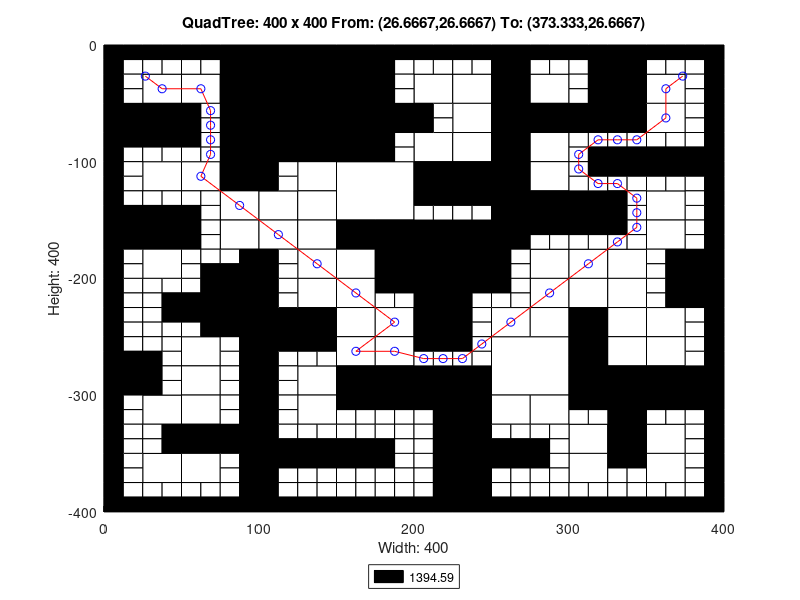

Recreate this plot in MATLAB.
axis([0 400 -400 0]);
title('QuadTree: 400 x 400 From: (26.6667,26.6667) To: (373.333,26.6667)');
xlabel('Width: 400');
ylabel('Height: 400');
rectangle('Position',[100 -50 50 50], 'FaceColor',[0 0 0]);
rectangle('Position',[100 -100 50 50], 'FaceColor',[0 0 0]);
rectangle('Position',[150 -150 50 50], 'FaceColor',[1 1 1]);
rectangle('Position',[200 -200 50 50], 'FaceColor',[0 0 0]);
rectangle('Position',[250 -300 50 50], 'FaceColor',[1 1 1]);
rectangle('Position',[25 -50 25 25], 'FaceColor',[1 1 1]);
rectangle('Position',[75 -25 25 25], 'FaceColor',[0 0 0]);
rectangle('Position',[50 -50 25 25], 'FaceColor',[1 1 1]);
rectangle('Position',[75 -50 25 25], 'FaceColor',[0 0 0]);
rectangle('Position',[0 -75 25 25], 'FaceColor',[0 0 0]);
rectangle('Position',[25 -75 25 25], 'FaceColor',[0 0 0]);
rectangle('Position',[75 -75 25 25], 'FaceColor',[0 0 0]);
rectangle('Position',[75 -100 25 25], 'FaceColor',[0 0 0]);
rectangle('Position',[150 -25 25 25], 'FaceColor',[0 0 0]);
rectangle('Position',[150 -50 25 25], 'FaceColor',[0 0 0]);
rectangle('Position',[150 -75 25 25], 'FaceColor',[0 0 0]);
rectangle('Position',[175 -75 25 25], 'FaceColor',[0 0 0]);
rectangle('Position',[150 -100 25 25], 'FaceColor',[0 0 0]);
rectangle('Position',[25 -125 25 25], 'FaceColor',[1 1 1]);
rectangle('Position',[50 -125 25 25], 'FaceColor',[1 1 1]);
rectangle('Position',[75 -125 25 25], 'FaceColor',[0 0 0]);
rectangle('Position',[75 -150 25 25], 'FaceColor',[1 1 1]);
rectangle('Position',[0 -175 25 25], 'FaceColor',[0 0 0]);
rectangle('Position',[25 -175 25 25], 'FaceColor',[0 0 0]);
rectangle('Position',[25 -200 25 25], 'FaceColor',[1 1 1]);
rectangle('Position',[75 -175 25 25], 'FaceColor',[1 1 1]);
rectangle('Position',[125 -125 25 25], 'FaceColor',[1 1 1]);
rectangle('Position',[100 -150 25 25], 'FaceColor',[1 1 1]);
rectangle('Position',[125 -150 25 25], 'FaceColor',[1 1 1]);
rectangle('Position',[100 -175 25 25], 'FaceColor',[1 1 1]);
rectangle('Position',[125 -175 25 25], 'FaceColor',[1 1 1]);
rectangle('Position',[125 -200 25 25], 'FaceColor',[1 1 1]);
rectangle('Position',[150 -175 25 25], 'FaceColor',[0 0 0]);
rectangle('Position',[175 -175 25 25], 'FaceColor',[0 0 0]);
rectangle('Position',[150 -200 25 25], 'FaceColor',[1 1 1]);
rectangle('Position',[175 -200 25 25], 'FaceColor',[0 0 0]);
rectangle('Position',[200 -50 25 25], 'FaceColor',[1 1 1]);
rectangle('Position',[225 -50 25 25], 'FaceColor',[1 1 1]);
rectangle('Position',[250 -25 25 25], 'FaceColor',[0 0 0]);
rectangle('Position',[250 -50 25 25], 'FaceColor',[0 0 0]);
rectangle('Position',[275 -50 25 25], 'FaceColor',[1 1 1]);
rectangle('Position',[225 -75 25 25], 'FaceColor',[1 1 1]);
rectangle('Position',[200 -100 25 25], 'FaceColor',[1 1 1]);
rectangle('Position',[225 -100 25 25], 'FaceColor',[1 1 1]);
rectangle('Position',[250 -75 25 25], 'FaceColor',[0 0 0]);
rectangle('Position',[275 -75 25 25], 'FaceColor',[0 0 0]);
rectangle('Position',[250 -100 25 25], 'FaceColor',[0 0 0]);
rectangle('Position',[275 -100 25 25], 'FaceColor',[1 1 1]);
rectangle('Position',[325 -25 25 25], 'FaceColor',[0 0 0]);
rectangle('Position',[325 -50 25 25], 'FaceColor',[0 0 0]);
rectangle('Position',[350 -50 25 25], 'FaceColor',[1 1 1]);
rectangle('Position',[300 -75 25 25], 'FaceColor',[0 0 0]);
rectangle('Position',[325 -75 25 25], 'FaceColor',[0 0 0]);
rectangle('Position',[350 -75 25 25], 'FaceColor',[1 1 1]);
rectangle('Position',[200 -125 25 25], 'FaceColor',[0 0 0]);
rectangle('Position',[225 -125 25 25], 'FaceColor',[0 0 0]);
rectangle('Position',[250 -125 25 25], 'FaceColor',[0 0 0]);
rectangle('Position',[275 -125 25 25], 'FaceColor',[1 1 1]);
rectangle('Position',[250 -150 25 25], 'FaceColor',[0 0 0]);
rectangle('Position',[275 -150 25 25], 'FaceColor',[0 0 0]);
rectangle('Position',[250 -175 25 25], 'FaceColor',[0 0 0]);
rectangle('Position',[275 -200 25 25], 'FaceColor',[1 1 1]);
rectangle('Position',[300 -150 25 25], 'FaceColor',[0 0 0]);
rectangle('Position',[350 -150 25 25], 'FaceColor',[1 1 1]);
rectangle('Position',[300 -200 25 25], 'FaceColor',[1 1 1]);
rectangle('Position',[325 -200 25 25], 'FaceColor',[1 1 1]);
rectangle('Position',[350 -175 25 25], 'FaceColor',[1 1 1]);
rectangle('Position',[375 -200 25 25], 'FaceColor',[0 0 0]);
rectangle('Position',[75 -225 25 25], 'FaceColor',[0 0 0]);
rectangle('Position',[75 -250 25 25], 'FaceColor',[0 0 0]);
rectangle('Position',[0 -300 25 25], 'FaceColor',[0 0 0]);
rectangle('Position',[50 -275 25 25], 'FaceColor',[1 1 1]);
rectangle('Position',[50 -300 25 25], 'FaceColor',[1 1 1]);
rectangle('Position',[125 -225 25 25], 'FaceColor',[1 1 1]);
rectangle('Position',[100 -250 25 25], 'FaceColor',[0 0 0]);
rectangle('Position',[125 -250 25 25], 'FaceColor',[0 0 0]);
rectangle('Position',[150 -225 25 25], 'FaceColor',[1 1 1]);
rectangle('Position',[150 -250 25 25], 'FaceColor',[1 1 1]);
rectangle('Position',[175 -250 25 25], 'FaceColor',[1 1 1]);
rectangle('Position',[125 -300 25 25], 'FaceColor',[1 1 1]);
rectangle('Position',[150 -275 25 25], 'FaceColor',[1 1 1]);
rectangle('Position',[175 -275 25 25], 'FaceColor',[1 1 1]);
rectangle('Position',[150 -300 25 25], 'FaceColor',[0 0 0]);
rectangle('Position',[175 -300 25 25], 'FaceColor',[0 0 0]);
rectangle('Position',[25 -325 25 25], 'FaceColor',[1 1 1]);
rectangle('Position',[50 -325 25 25], 'FaceColor',[1 1 1]);
rectangle('Position',[50 -350 25 25], 'FaceColor',[0 0 0]);
rectangle('Position',[75 -350 25 25], 'FaceColor',[0 0 0]);
rectangle('Position',[25 -375 25 25], 'FaceColor',[1 1 1]);
rectangle('Position',[50 -375 25 25], 'FaceColor',[1 1 1]);
rectangle('Position',[125 -325 25 25], 'FaceColor',[1 1 1]);
rectangle('Position',[200 -225 25 25], 'FaceColor',[0 0 0]);
rectangle('Position',[200 -250 25 25], 'FaceColor',[0 0 0]);
rectangle('Position',[275 -225 25 25], 'FaceColor',[1 1 1]);
rectangle('Position',[250 -250 25 25], 'FaceColor',[1 1 1]);
rectangle('Position',[275 -250 25 25], 'FaceColor',[1 1 1]);
rectangle('Position',[200 -300 25 25], 'FaceColor',[0 0 0]);
rectangle('Position',[225 -300 25 25], 'FaceColor',[0 0 0]);
rectangle('Position',[300 -225 25 25], 'FaceColor',[1 1 1]);
rectangle('Position',[325 -225 25 25], 'FaceColor',[1 1 1]);
rectangle('Position',[300 -250 25 25], 'FaceColor',[0 0 0]);
rectangle('Position',[325 -250 25 25], 'FaceColor',[1 1 1]);
rectangle('Position',[375 -225 25 25], 'FaceColor',[0 0 0]);
rectangle('Position',[350 -250 25 25], 'FaceColor',[1 1 1]);
rectangle('Position',[300 -275 25 25], 'FaceColor',[0 0 0]);
rectangle('Position',[325 -275 25 25], 'FaceColor',[1 1 1]);
rectangle('Position',[300 -300 25 25], 'FaceColor',[0 0 0]);
rectangle('Position',[325 -300 25 25], 'FaceColor',[0 0 0]);
rectangle('Position',[350 -275 25 25], 'FaceColor',[1 1 1]);
rectangle('Position',[350 -300 25 25], 'FaceColor',[0 0 0]);
rectangle('Position',[375 -300 25 25], 'FaceColor',[0 0 0]);
rectangle('Position',[225 -325 25 25], 'FaceColor',[0 0 0]);
rectangle('Position',[225 -350 25 25], 'FaceColor',[0 0 0]);
rectangle('Position',[250 -325 25 25], 'FaceColor',[1 1 1]);
rectangle('Position',[275 -325 25 25], 'FaceColor',[1 1 1]);
rectangle('Position',[225 -375 25 25], 'FaceColor',[0 0 0]);
rectangle('Position',[225 -400 25 25], 'FaceColor',[0 0 0]);
rectangle('Position',[325 -325 25 25], 'FaceColor',[0 0 0]);
rectangle('Position',[300 -350 25 25], 'FaceColor',[1 1 1]);
rectangle('Position',[325 -350 25 25], 'FaceColor',[0 0 0]);
rectangle('Position',[350 -350 25 25], 'FaceColor',[1 1 1]);
rectangle('Position',[300 -375 25 25], 'FaceColor',[1 1 1]);
rectangle('Position',[350 -375 25 25], 'FaceColor',[1 1 1]);
rectangle('Position',[0 -12.5 12.5 12.5], 'FaceColor',[0 0 0]);
rectangle('Position',[12.5 -12.5 12.5 12.5], 'FaceColor',[0 0 0]);
rectangle('Position',[0 -25 12.5 12.5], 'FaceColor',[0 0 0]);
rectangle('Position',[12.5 -25 12.5 12.5], 'FaceColor',[1 1 1]);
rectangle('Position',[25 -12.5 12.5 12.5], 'FaceColor',[0 0 0]);
rectangle('Position',[37.5 -12.5 12.5 12.5], 'FaceColor',[0 0 0]);
rectangle('Position',[25 -25 12.5 12.5], 'FaceColor',[1 1 1]);
rectangle('Position',[37.5 -25 12.5 12.5], 'FaceColor',[1 1 1]);
rectangle('Position',[0 -37.5 12.5 12.5], 'FaceColor',[0 0 0]);
rectangle('Position',[12.5 -37.5 12.5 12.5], 'FaceColor',[1 1 1]);
rectangle('Position',[0 -50 12.5 12.5], 'FaceColor',[0 0 0]);
rectangle('Position',[12.5 -50 12.5 12.5], 'FaceColor',[1 1 1]);
rectangle('Position',[50 -12.5 12.5 12.5], 'FaceColor',[0 0 0]);
rectangle('Position',[62.5 -12.5 12.5 12.5], 'FaceColor',[0 0 0]);
rectangle('Position',[50 -25 12.5 12.5], 'FaceColor',[1 1 1]);
rectangle('Position',[62.5 -25 12.5 12.5], 'FaceColor',[1 1 1]);
rectangle('Position',[0 -87.5 12.5 12.5], 'FaceColor',[0 0 0]);
rectangle('Position',[12.5 -87.5 12.5 12.5], 'FaceColor',[0 0 0]);
rectangle('Position',[0 -100 12.5 12.5], 'FaceColor',[0 0 0]);
rectangle('Position',[12.5 -100 12.5 12.5], 'FaceColor',[1 1 1]);
rectangle('Position',[25 -87.5 12.5 12.5], 'FaceColor',[0 0 0]);
rectangle('Position',[37.5 -87.5 12.5 12.5], 'FaceColor',[0 0 0]);
rectangle('Position',[25 -100 12.5 12.5], 'FaceColor',[1 1 1]);
rectangle('Position',[37.5 -100 12.5 12.5], 'FaceColor',[1 1 1]);
rectangle('Position',[50 -62.5 12.5 12.5], 'FaceColor',[0 0 0]);
rectangle('Position',[62.5 -62.5 12.5 12.5], 'FaceColor',[1 1 1]);
rectangle('Position',[50 -75 12.5 12.5], 'FaceColor',[0 0 0]);
rectangle('Position',[62.5 -75 12.5 12.5], 'FaceColor',[1 1 1]);
rectangle('Position',[50 -87.5 12.5 12.5], 'FaceColor',[0 0 0]);
rectangle('Position',[62.5 -87.5 12.5 12.5], 'FaceColor',[1 1 1]);
rectangle('Position',[50 -100 12.5 12.5], 'FaceColor',[1 1 1]);
rectangle('Position',[62.5 -100 12.5 12.5], 'FaceColor',[1 1 1]);
rectangle('Position',[175 -12.5 12.5 12.5], 'FaceColor',[0 0 0]);
rectangle('Position',[187.5 -12.5 12.5 12.5], 'FaceColor',[0 0 0]);
rectangle('Position',[175 -25 12.5 12.5], 'FaceColor',[0 0 0]);
rectangle('Position',[187.5 -25 12.5 12.5], 'FaceColor',[1 1 1]);
rectangle('Position',[175 -37.5 12.5 12.5], 'FaceColor',[0 0 0]);
rectangle('Position',[187.5 -37.5 12.5 12.5], 'FaceColor',[1 1 1]);
rectangle('Position',[175 -50 12.5 12.5], 'FaceColor',[0 0 0]);
rectangle('Position',[187.5 -50 12.5 12.5], 'FaceColor',[1 1 1]);
rectangle('Position',[175 -87.5 12.5 12.5], 'FaceColor',[0 0 0]);
rectangle('Position',[187.5 -87.5 12.5 12.5], 'FaceColor',[1 1 1]);
rectangle('Position',[175 -100 12.5 12.5], 'FaceColor',[0 0 0]);
rectangle('Position',[187.5 -100 12.5 12.5], 'FaceColor',[1 1 1]);
rectangle('Position',[0 -112.5 12.5 12.5], 'FaceColor',[0 0 0]);
rectangle('Position',[12.5 -112.5 12.5 12.5], 'FaceColor',[1 1 1]);
rectangle('Position',[0 -125 12.5 12.5], 'FaceColor',[0 0 0]);
rectangle('Position',[12.5 -125 12.5 12.5], 'FaceColor',[1 1 1]);
rectangle('Position',[0 -137.5 12.5 12.5], 'FaceColor',[0 0 0]);
rectangle('Position',[12.5 -137.5 12.5 12.5], 'FaceColor',[1 1 1]);
rectangle('Position',[0 -150 12.5 12.5], 'FaceColor',[0 0 0]);
rectangle('Position',[12.5 -150 12.5 12.5], 'FaceColor',[0 0 0]);
rectangle('Position',[25 -137.5 12.5 12.5], 'FaceColor',[1 1 1]);
rectangle('Position',[37.5 -137.5 12.5 12.5], 'FaceColor',[1 1 1]);
rectangle('Position',[25 -150 12.5 12.5], 'FaceColor',[0 0 0]);
rectangle('Position',[37.5 -150 12.5 12.5], 'FaceColor',[0 0 0]);
rectangle('Position',[50 -137.5 12.5 12.5], 'FaceColor',[1 1 1]);
rectangle('Position',[62.5 -137.5 12.5 12.5], 'FaceColor',[1 1 1]);
rectangle('Position',[50 -150 12.5 12.5], 'FaceColor',[0 0 0]);
rectangle('Position',[62.5 -150 12.5 12.5], 'FaceColor',[1 1 1]);
rectangle('Position',[0 -187.5 12.5 12.5], 'FaceColor',[0 0 0]);
rectangle('Position',[12.5 -187.5 12.5 12.5], 'FaceColor',[1 1 1]);
rectangle('Position',[0 -200 12.5 12.5], 'FaceColor',[0 0 0]);
rectangle('Position',[12.5 -200 12.5 12.5], 'FaceColor',[1 1 1]);
rectangle('Position',[50 -162.5 12.5 12.5], 'FaceColor',[0 0 0]);
rectangle('Position',[62.5 -162.5 12.5 12.5], 'FaceColor',[1 1 1]);
rectangle('Position',[50 -175 12.5 12.5], 'FaceColor',[0 0 0]);
rectangle('Position',[62.5 -175 12.5 12.5], 'FaceColor',[1 1 1]);
rectangle('Position',[50 -187.5 12.5 12.5], 'FaceColor',[1 1 1]);
rectangle('Position',[62.5 -187.5 12.5 12.5], 'FaceColor',[1 1 1]);
rectangle('Position',[50 -200 12.5 12.5], 'FaceColor',[1 1 1]);
rectangle('Position',[62.5 -200 12.5 12.5], 'FaceColor',[0 0 0]);
rectangle('Position',[75 -187.5 12.5 12.5], 'FaceColor',[1 1 1]);
rectangle('Position',[87.5 -187.5 12.5 12.5], 'FaceColor',[0 0 0]);
rectangle('Position',[75 -200 12.5 12.5], 'FaceColor',[0 0 0]);
rectangle('Position',[87.5 -200 12.5 12.5], 'FaceColor',[0 0 0]);
rectangle('Position',[100 -112.5 12.5 12.5], 'FaceColor',[0 0 0]);
rectangle('Position',[112.5 -112.5 12.5 12.5], 'FaceColor',[1 1 1]);
rectangle('Position',[100 -125 12.5 12.5], 'FaceColor',[0 0 0]);
rectangle('Position',[112.5 -125 12.5 12.5], 'FaceColor',[1 1 1]);
rectangle('Position',[100 -187.5 12.5 12.5], 'FaceColor',[0 0 0]);
rectangle('Position',[112.5 -187.5 12.5 12.5], 'FaceColor',[1 1 1]);
rectangle('Position',[100 -200 12.5 12.5], 'FaceColor',[0 0 0]);
rectangle('Position',[112.5 -200 12.5 12.5], 'FaceColor',[1 1 1]);
rectangle('Position',[200 -12.5 12.5 12.5], 'FaceColor',[0 0 0]);
rectangle('Position',[212.5 -12.5 12.5 12.5], 'FaceColor',[0 0 0]);
rectangle('Position',[200 -25 12.5 12.5], 'FaceColor',[1 1 1]);
rectangle('Position',[212.5 -25 12.5 12.5], 'FaceColor',[1 1 1]);
rectangle('Position',[225 -12.5 12.5 12.5], 'FaceColor',[0 0 0]);
rectangle('Position',[237.5 -12.5 12.5 12.5], 'FaceColor',[0 0 0]);
rectangle('Position',[225 -25 12.5 12.5], 'FaceColor',[1 1 1]);
rectangle('Position',[237.5 -25 12.5 12.5], 'FaceColor',[1 1 1]);
rectangle('Position',[275 -12.5 12.5 12.5], 'FaceColor',[0 0 0]);
rectangle('Position',[287.5 -12.5 12.5 12.5], 'FaceColor',[0 0 0]);
rectangle('Position',[275 -25 12.5 12.5], 'FaceColor',[1 1 1]);
rectangle('Position',[287.5 -25 12.5 12.5], 'FaceColor',[1 1 1]);
rectangle('Position',[200 -62.5 12.5 12.5], 'FaceColor',[0 0 0]);
rectangle('Position',[212.5 -62.5 12.5 12.5], 'FaceColor',[1 1 1]);
rectangle('Position',[200 -75 12.5 12.5], 'FaceColor',[0 0 0]);
rectangle('Position',[212.5 -75 12.5 12.5], 'FaceColor',[1 1 1]);
rectangle('Position',[300 -12.5 12.5 12.5], 'FaceColor',[0 0 0]);
rectangle('Position',[312.5 -12.5 12.5 12.5], 'FaceColor',[0 0 0]);
rectangle('Position',[300 -25 12.5 12.5], 'FaceColor',[1 1 1]);
rectangle('Position',[312.5 -25 12.5 12.5], 'FaceColor',[0 0 0]);
rectangle('Position',[300 -37.5 12.5 12.5], 'FaceColor',[1 1 1]);
rectangle('Position',[312.5 -37.5 12.5 12.5], 'FaceColor',[0 0 0]);
rectangle('Position',[300 -50 12.5 12.5], 'FaceColor',[1 1 1]);
rectangle('Position',[312.5 -50 12.5 12.5], 'FaceColor',[0 0 0]);
rectangle('Position',[350 -12.5 12.5 12.5], 'FaceColor',[0 0 0]);
rectangle('Position',[362.5 -12.5 12.5 12.5], 'FaceColor',[0 0 0]);
rectangle('Position',[350 -25 12.5 12.5], 'FaceColor',[1 1 1]);
rectangle('Position',[362.5 -25 12.5 12.5], 'FaceColor',[1 1 1]);
rectangle('Position',[375 -12.5 12.5 12.5], 'FaceColor',[0 0 0]);
rectangle('Position',[387.5 -12.5 12.5 12.5], 'FaceColor',[0 0 0]);
rectangle('Position',[375 -25 12.5 12.5], 'FaceColor',[1 1 1]);
rectangle('Position',[387.5 -25 12.5 12.5], 'FaceColor',[0 0 0]);
rectangle('Position',[375 -37.5 12.5 12.5], 'FaceColor',[1 1 1]);
rectangle('Position',[387.5 -37.5 12.5 12.5], 'FaceColor',[0 0 0]);
rectangle('Position',[375 -50 12.5 12.5], 'FaceColor',[1 1 1]);
rectangle('Position',[387.5 -50 12.5 12.5], 'FaceColor',[0 0 0]);
rectangle('Position',[300 -87.5 12.5 12.5], 'FaceColor',[1 1 1]);
rectangle('Position',[312.5 -87.5 12.5 12.5], 'FaceColor',[1 1 1]);
rectangle('Position',[300 -100 12.5 12.5], 'FaceColor',[1 1 1]);
rectangle('Position',[312.5 -100 12.5 12.5], 'FaceColor',[0 0 0]);
rectangle('Position',[325 -87.5 12.5 12.5], 'FaceColor',[1 1 1]);
rectangle('Position',[337.5 -87.5 12.5 12.5], 'FaceColor',[1 1 1]);
rectangle('Position',[325 -100 12.5 12.5], 'FaceColor',[0 0 0]);
rectangle('Position',[337.5 -100 12.5 12.5], 'FaceColor',[0 0 0]);
rectangle('Position',[375 -62.5 12.5 12.5], 'FaceColor',[1 1 1]);
rectangle('Position',[387.5 -62.5 12.5 12.5], 'FaceColor',[0 0 0]);
rectangle('Position',[375 -75 12.5 12.5], 'FaceColor',[1 1 1]);
rectangle('Position',[387.5 -75 12.5 12.5], 'FaceColor',[0 0 0]);
rectangle('Position',[350 -87.5 12.5 12.5], 'FaceColor',[1 1 1]);
rectangle('Position',[362.5 -87.5 12.5 12.5], 'FaceColor',[1 1 1]);
rectangle('Position',[350 -100 12.5 12.5], 'FaceColor',[0 0 0]);
rectangle('Position',[362.5 -100 12.5 12.5], 'FaceColor',[0 0 0]);
rectangle('Position',[375 -87.5 12.5 12.5], 'FaceColor',[1 1 1]);
rectangle('Position',[387.5 -87.5 12.5 12.5], 'FaceColor',[0 0 0]);
rectangle('Position',[375 -100 12.5 12.5], 'FaceColor',[0 0 0]);
rectangle('Position',[387.5 -100 12.5 12.5], 'FaceColor',[0 0 0]);
rectangle('Position',[200 -137.5 12.5 12.5], 'FaceColor',[0 0 0]);
rectangle('Position',[212.5 -137.5 12.5 12.5], 'FaceColor',[0 0 0]);
rectangle('Position',[200 -150 12.5 12.5], 'FaceColor',[1 1 1]);
rectangle('Position',[212.5 -150 12.5 12.5], 'FaceColor',[1 1 1]);
rectangle('Position',[225 -137.5 12.5 12.5], 'FaceColor',[0 0 0]);
rectangle('Position',[237.5 -137.5 12.5 12.5], 'FaceColor',[0 0 0]);
rectangle('Position',[225 -150 12.5 12.5], 'FaceColor',[1 1 1]);
rectangle('Position',[237.5 -150 12.5 12.5], 'FaceColor',[1 1 1]);
rectangle('Position',[275 -162.5 12.5 12.5], 'FaceColor',[0 0 0]);
rectangle('Position',[287.5 -162.5 12.5 12.5], 'FaceColor',[0 0 0]);
rectangle('Position',[275 -175 12.5 12.5], 'FaceColor',[1 1 1]);
rectangle('Position',[287.5 -175 12.5 12.5], 'FaceColor',[1 1 1]);
rectangle('Position',[250 -187.5 12.5 12.5], 'FaceColor',[0 0 0]);
rectangle('Position',[262.5 -187.5 12.5 12.5], 'FaceColor',[1 1 1]);
rectangle('Position',[250 -200 12.5 12.5], 'FaceColor',[0 0 0]);
rectangle('Position',[262.5 -200 12.5 12.5], 'FaceColor',[1 1 1]);
rectangle('Position',[300 -112.5 12.5 12.5], 'FaceColor',[1 1 1]);
rectangle('Position',[312.5 -112.5 12.5 12.5], 'FaceColor',[0 0 0]);
rectangle('Position',[300 -125 12.5 12.5], 'FaceColor',[1 1 1]);
rectangle('Position',[312.5 -125 12.5 12.5], 'FaceColor',[1 1 1]);
rectangle('Position',[325 -112.5 12.5 12.5], 'FaceColor',[0 0 0]);
rectangle('Position',[337.5 -112.5 12.5 12.5], 'FaceColor',[0 0 0]);
rectangle('Position',[325 -125 12.5 12.5], 'FaceColor',[1 1 1]);
rectangle('Position',[337.5 -125 12.5 12.5], 'FaceColor',[1 1 1]);
rectangle('Position',[325 -137.5 12.5 12.5], 'FaceColor',[0 0 0]);
rectangle('Position',[337.5 -137.5 12.5 12.5], 'FaceColor',[1 1 1]);
rectangle('Position',[325 -150 12.5 12.5], 'FaceColor',[0 0 0]);
rectangle('Position',[337.5 -150 12.5 12.5], 'FaceColor',[1 1 1]);
rectangle('Position',[350 -112.5 12.5 12.5], 'FaceColor',[0 0 0]);
rectangle('Position',[362.5 -112.5 12.5 12.5], 'FaceColor',[0 0 0]);
rectangle('Position',[350 -125 12.5 12.5], 'FaceColor',[1 1 1]);
rectangle('Position',[362.5 -125 12.5 12.5], 'FaceColor',[1 1 1]);
rectangle('Position',[375 -112.5 12.5 12.5], 'FaceColor',[0 0 0]);
rectangle('Position',[387.5 -112.5 12.5 12.5], 'FaceColor',[0 0 0]);
rectangle('Position',[375 -125 12.5 12.5], 'FaceColor',[1 1 1]);
rectangle('Position',[387.5 -125 12.5 12.5], 'FaceColor',[0 0 0]);
rectangle('Position',[375 -137.5 12.5 12.5], 'FaceColor',[1 1 1]);
rectangle('Position',[387.5 -137.5 12.5 12.5], 'FaceColor',[0 0 0]);
rectangle('Position',[375 -150 12.5 12.5], 'FaceColor',[1 1 1]);
rectangle('Position',[387.5 -150 12.5 12.5], 'FaceColor',[0 0 0]);
rectangle('Position',[300 -162.5 12.5 12.5], 'FaceColor',[0 0 0]);
rectangle('Position',[312.5 -162.5 12.5 12.5], 'FaceColor',[0 0 0]);
rectangle('Position',[300 -175 12.5 12.5], 'FaceColor',[1 1 1]);
rectangle('Position',[312.5 -175 12.5 12.5], 'FaceColor',[1 1 1]);
rectangle('Position',[325 -162.5 12.5 12.5], 'FaceColor',[0 0 0]);
rectangle('Position',[337.5 -162.5 12.5 12.5], 'FaceColor',[1 1 1]);
rectangle('Position',[325 -175 12.5 12.5], 'FaceColor',[1 1 1]);
rectangle('Position',[337.5 -175 12.5 12.5], 'FaceColor',[1 1 1]);
rectangle('Position',[375 -162.5 12.5 12.5], 'FaceColor',[1 1 1]);
rectangle('Position',[387.5 -162.5 12.5 12.5], 'FaceColor',[0 0 0]);
rectangle('Position',[375 -175 12.5 12.5], 'FaceColor',[1 1 1]);
rectangle('Position',[387.5 -175 12.5 12.5], 'FaceColor',[0 0 0]);
rectangle('Position',[350 -187.5 12.5 12.5], 'FaceColor',[1 1 1]);
rectangle('Position',[362.5 -187.5 12.5 12.5], 'FaceColor',[0 0 0]);
rectangle('Position',[350 -200 12.5 12.5], 'FaceColor',[1 1 1]);
rectangle('Position',[362.5 -200 12.5 12.5], 'FaceColor',[0 0 0]);
rectangle('Position',[0 -212.5 12.5 12.5], 'FaceColor',[0 0 0]);
rectangle('Position',[12.5 -212.5 12.5 12.5], 'FaceColor',[1 1 1]);
rectangle('Position',[0 -225 12.5 12.5], 'FaceColor',[0 0 0]);
rectangle('Position',[12.5 -225 12.5 12.5], 'FaceColor',[1 1 1]);
rectangle('Position',[25 -212.5 12.5 12.5], 'FaceColor',[1 1 1]);
rectangle('Position',[37.5 -212.5 12.5 12.5], 'FaceColor',[1 1 1]);
rectangle('Position',[25 -225 12.5 12.5], 'FaceColor',[1 1 1]);
rectangle('Position',[37.5 -225 12.5 12.5], 'FaceColor',[0 0 0]);
rectangle('Position',[0 -237.5 12.5 12.5], 'FaceColor',[0 0 0]);
rectangle('Position',[12.5 -237.5 12.5 12.5], 'FaceColor',[1 1 1]);
rectangle('Position',[0 -250 12.5 12.5], 'FaceColor',[0 0 0]);
rectangle('Position',[12.5 -250 12.5 12.5], 'FaceColor',[1 1 1]);
rectangle('Position',[25 -237.5 12.5 12.5], 'FaceColor',[1 1 1]);
rectangle('Position',[37.5 -237.5 12.5 12.5], 'FaceColor',[0 0 0]);
rectangle('Position',[25 -250 12.5 12.5], 'FaceColor',[1 1 1]);
rectangle('Position',[37.5 -250 12.5 12.5], 'FaceColor',[1 1 1]);
rectangle('Position',[50 -212.5 12.5 12.5], 'FaceColor',[1 1 1]);
rectangle('Position',[62.5 -212.5 12.5 12.5], 'FaceColor',[0 0 0]);
rectangle('Position',[50 -225 12.5 12.5], 'FaceColor',[0 0 0]);
rectangle('Position',[62.5 -225 12.5 12.5], 'FaceColor',[0 0 0]);
rectangle('Position',[50 -237.5 12.5 12.5], 'FaceColor',[0 0 0]);
rectangle('Position',[62.5 -237.5 12.5 12.5], 'FaceColor',[0 0 0]);
rectangle('Position',[50 -250 12.5 12.5], 'FaceColor',[1 1 1]);
rectangle('Position',[62.5 -250 12.5 12.5], 'FaceColor',[0 0 0]);
rectangle('Position',[0 -262.5 12.5 12.5], 'FaceColor',[0 0 0]);
rectangle('Position',[12.5 -262.5 12.5 12.5], 'FaceColor',[1 1 1]);
rectangle('Position',[0 -275 12.5 12.5], 'FaceColor',[0 0 0]);
rectangle('Position',[12.5 -275 12.5 12.5], 'FaceColor',[0 0 0]);
rectangle('Position',[25 -262.5 12.5 12.5], 'FaceColor',[1 1 1]);
rectangle('Position',[37.5 -262.5 12.5 12.5], 'FaceColor',[1 1 1]);
rectangle('Position',[25 -275 12.5 12.5], 'FaceColor',[0 0 0]);
rectangle('Position',[37.5 -275 12.5 12.5], 'FaceColor',[1 1 1]);
rectangle('Position',[25 -287.5 12.5 12.5], 'FaceColor',[0 0 0]);
rectangle('Position',[37.5 -287.5 12.5 12.5], 'FaceColor',[1 1 1]);
rectangle('Position',[25 -300 12.5 12.5], 'FaceColor',[0 0 0]);
rectangle('Position',[37.5 -300 12.5 12.5], 'FaceColor',[1 1 1]);
rectangle('Position',[75 -262.5 12.5 12.5], 'FaceColor',[1 1 1]);
rectangle('Position',[87.5 -262.5 12.5 12.5], 'FaceColor',[0 0 0]);
rectangle('Position',[75 -275 12.5 12.5], 'FaceColor',[1 1 1]);
rectangle('Position',[87.5 -275 12.5 12.5], 'FaceColor',[0 0 0]);
rectangle('Position',[75 -287.5 12.5 12.5], 'FaceColor',[1 1 1]);
rectangle('Position',[87.5 -287.5 12.5 12.5], 'FaceColor',[0 0 0]);
rectangle('Position',[75 -300 12.5 12.5], 'FaceColor',[1 1 1]);
rectangle('Position',[87.5 -300 12.5 12.5], 'FaceColor',[0 0 0]);
rectangle('Position',[100 -212.5 12.5 12.5], 'FaceColor',[0 0 0]);
rectangle('Position',[112.5 -212.5 12.5 12.5], 'FaceColor',[1 1 1]);
rectangle('Position',[100 -225 12.5 12.5], 'FaceColor',[0 0 0]);
rectangle('Position',[112.5 -225 12.5 12.5], 'FaceColor',[1 1 1]);
rectangle('Position',[175 -212.5 12.5 12.5], 'FaceColor',[0 0 0]);
rectangle('Position',[187.5 -212.5 12.5 12.5], 'FaceColor',[0 0 0]);
rectangle('Position',[175 -225 12.5 12.5], 'FaceColor',[1 1 1]);
rectangle('Position',[187.5 -225 12.5 12.5], 'FaceColor',[1 1 1]);
rectangle('Position',[100 -262.5 12.5 12.5], 'FaceColor',[0 0 0]);
rectangle('Position',[112.5 -262.5 12.5 12.5], 'FaceColor',[0 0 0]);
rectangle('Position',[100 -275 12.5 12.5], 'FaceColor',[0 0 0]);
rectangle('Position',[112.5 -275 12.5 12.5], 'FaceColor',[1 1 1]);
rectangle('Position',[125 -262.5 12.5 12.5], 'FaceColor',[0 0 0]);
rectangle('Position',[137.5 -262.5 12.5 12.5], 'FaceColor',[0 0 0]);
rectangle('Position',[125 -275 12.5 12.5], 'FaceColor',[1 1 1]);
rectangle('Position',[137.5 -275 12.5 12.5], 'FaceColor',[1 1 1]);
rectangle('Position',[100 -287.5 12.5 12.5], 'FaceColor',[0 0 0]);
rectangle('Position',[112.5 -287.5 12.5 12.5], 'FaceColor',[1 1 1]);
rectangle('Position',[100 -300 12.5 12.5], 'FaceColor',[0 0 0]);
rectangle('Position',[112.5 -300 12.5 12.5], 'FaceColor',[1 1 1]);
rectangle('Position',[0 -312.5 12.5 12.5], 'FaceColor',[0 0 0]);
rectangle('Position',[12.5 -312.5 12.5 12.5], 'FaceColor',[1 1 1]);
rectangle('Position',[0 -325 12.5 12.5], 'FaceColor',[0 0 0]);
rectangle('Position',[12.5 -325 12.5 12.5], 'FaceColor',[1 1 1]);
rectangle('Position',[0 -337.5 12.5 12.5], 'FaceColor',[0 0 0]);
rectangle('Position',[12.5 -337.5 12.5 12.5], 'FaceColor',[1 1 1]);
rectangle('Position',[0 -350 12.5 12.5], 'FaceColor',[0 0 0]);
rectangle('Position',[12.5 -350 12.5 12.5], 'FaceColor',[1 1 1]);
rectangle('Position',[25 -337.5 12.5 12.5], 'FaceColor',[1 1 1]);
rectangle('Position',[37.5 -337.5 12.5 12.5], 'FaceColor',[0 0 0]);
rectangle('Position',[25 -350 12.5 12.5], 'FaceColor',[1 1 1]);
rectangle('Position',[37.5 -350 12.5 12.5], 'FaceColor',[0 0 0]);
rectangle('Position',[75 -312.5 12.5 12.5], 'FaceColor',[1 1 1]);
rectangle('Position',[87.5 -312.5 12.5 12.5], 'FaceColor',[0 0 0]);
rectangle('Position',[75 -325 12.5 12.5], 'FaceColor',[1 1 1]);
rectangle('Position',[87.5 -325 12.5 12.5], 'FaceColor',[0 0 0]);
rectangle('Position',[0 -362.5 12.5 12.5], 'FaceColor',[0 0 0]);
rectangle('Position',[12.5 -362.5 12.5 12.5], 'FaceColor',[1 1 1]);
rectangle('Position',[0 -375 12.5 12.5], 'FaceColor',[0 0 0]);
rectangle('Position',[12.5 -375 12.5 12.5], 'FaceColor',[1 1 1]);
rectangle('Position',[0 -387.5 12.5 12.5], 'FaceColor',[0 0 0]);
rectangle('Position',[12.5 -387.5 12.5 12.5], 'FaceColor',[1 1 1]);
rectangle('Position',[0 -400 12.5 12.5], 'FaceColor',[0 0 0]);
rectangle('Position',[12.5 -400 12.5 12.5], 'FaceColor',[0 0 0]);
rectangle('Position',[25 -387.5 12.5 12.5], 'FaceColor',[1 1 1]);
rectangle('Position',[37.5 -387.5 12.5 12.5], 'FaceColor',[1 1 1]);
rectangle('Position',[25 -400 12.5 12.5], 'FaceColor',[0 0 0]);
rectangle('Position',[37.5 -400 12.5 12.5], 'FaceColor',[0 0 0]);
rectangle('Position',[75 -362.5 12.5 12.5], 'FaceColor',[1 1 1]);
rectangle('Position',[87.5 -362.5 12.5 12.5], 'FaceColor',[0 0 0]);
rectangle('Position',[75 -375 12.5 12.5], 'FaceColor',[1 1 1]);
rectangle('Position',[87.5 -375 12.5 12.5], 'FaceColor',[0 0 0]);
rectangle('Position',[50 -387.5 12.5 12.5], 'FaceColor',[1 1 1]);
rectangle('Position',[62.5 -387.5 12.5 12.5], 'FaceColor',[1 1 1]);
rectangle('Position',[50 -400 12.5 12.5], 'FaceColor',[0 0 0]);
rectangle('Position',[62.5 -400 12.5 12.5], 'FaceColor',[0 0 0]);
rectangle('Position',[75 -387.5 12.5 12.5], 'FaceColor',[1 1 1]);
rectangle('Position',[87.5 -387.5 12.5 12.5], 'FaceColor',[0 0 0]);
rectangle('Position',[75 -400 12.5 12.5], 'FaceColor',[0 0 0]);
rectangle('Position',[87.5 -400 12.5 12.5], 'FaceColor',[0 0 0]);
rectangle('Position',[100 -312.5 12.5 12.5], 'FaceColor',[0 0 0]);
rectangle('Position',[112.5 -312.5 12.5 12.5], 'FaceColor',[1 1 1]);
rectangle('Position',[100 -325 12.5 12.5], 'FaceColor',[0 0 0]);
rectangle('Position',[112.5 -325 12.5 12.5], 'FaceColor',[1 1 1]);
rectangle('Position',[100 -337.5 12.5 12.5], 'FaceColor',[0 0 0]);
rectangle('Position',[112.5 -337.5 12.5 12.5], 'FaceColor',[1 1 1]);
rectangle('Position',[100 -350 12.5 12.5], 'FaceColor',[0 0 0]);
rectangle('Position',[112.5 -350 12.5 12.5], 'FaceColor',[0 0 0]);
rectangle('Position',[125 -337.5 12.5 12.5], 'FaceColor',[1 1 1]);
rectangle('Position',[137.5 -337.5 12.5 12.5], 'FaceColor',[1 1 1]);
rectangle('Position',[125 -350 12.5 12.5], 'FaceColor',[0 0 0]);
rectangle('Position',[137.5 -350 12.5 12.5], 'FaceColor',[0 0 0]);
rectangle('Position',[150 -312.5 12.5 12.5], 'FaceColor',[0 0 0]);
rectangle('Position',[162.5 -312.5 12.5 12.5], 'FaceColor',[0 0 0]);
rectangle('Position',[150 -325 12.5 12.5], 'FaceColor',[1 1 1]);
rectangle('Position',[162.5 -325 12.5 12.5], 'FaceColor',[1 1 1]);
rectangle('Position',[175 -312.5 12.5 12.5], 'FaceColor',[0 0 0]);
rectangle('Position',[187.5 -312.5 12.5 12.5], 'FaceColor',[0 0 0]);
rectangle('Position',[175 -325 12.5 12.5], 'FaceColor',[1 1 1]);
rectangle('Position',[187.5 -325 12.5 12.5], 'FaceColor',[1 1 1]);
rectangle('Position',[150 -337.5 12.5 12.5], 'FaceColor',[1 1 1]);
rectangle('Position',[162.5 -337.5 12.5 12.5], 'FaceColor',[1 1 1]);
rectangle('Position',[150 -350 12.5 12.5], 'FaceColor',[0 0 0]);
rectangle('Position',[162.5 -350 12.5 12.5], 'FaceColor',[0 0 0]);
rectangle('Position',[175 -337.5 12.5 12.5], 'FaceColor',[1 1 1]);
rectangle('Position',[187.5 -337.5 12.5 12.5], 'FaceColor',[1 1 1]);
rectangle('Position',[175 -350 12.5 12.5], 'FaceColor',[0 0 0]);
rectangle('Position',[187.5 -350 12.5 12.5], 'FaceColor',[1 1 1]);
rectangle('Position',[100 -362.5 12.5 12.5], 'FaceColor',[0 0 0]);
rectangle('Position',[112.5 -362.5 12.5 12.5], 'FaceColor',[0 0 0]);
rectangle('Position',[100 -375 12.5 12.5], 'FaceColor',[0 0 0]);
rectangle('Position',[112.5 -375 12.5 12.5], 'FaceColor',[1 1 1]);
rectangle('Position',[125 -362.5 12.5 12.5], 'FaceColor',[0 0 0]);
rectangle('Position',[137.5 -362.5 12.5 12.5], 'FaceColor',[0 0 0]);
rectangle('Position',[125 -375 12.5 12.5], 'FaceColor',[1 1 1]);
rectangle('Position',[137.5 -375 12.5 12.5], 'FaceColor',[1 1 1]);
rectangle('Position',[100 -387.5 12.5 12.5], 'FaceColor',[0 0 0]);
rectangle('Position',[112.5 -387.5 12.5 12.5], 'FaceColor',[1 1 1]);
rectangle('Position',[100 -400 12.5 12.5], 'FaceColor',[0 0 0]);
rectangle('Position',[112.5 -400 12.5 12.5], 'FaceColor',[0 0 0]);
rectangle('Position',[125 -387.5 12.5 12.5], 'FaceColor',[1 1 1]);
rectangle('Position',[137.5 -387.5 12.5 12.5], 'FaceColor',[1 1 1]);
rectangle('Position',[125 -400 12.5 12.5], 'FaceColor',[0 0 0]);
rectangle('Position',[137.5 -400 12.5 12.5], 'FaceColor',[0 0 0]);
rectangle('Position',[150 -362.5 12.5 12.5], 'FaceColor',[0 0 0]);
rectangle('Position',[162.5 -362.5 12.5 12.5], 'FaceColor',[0 0 0]);
rectangle('Position',[150 -375 12.5 12.5], 'FaceColor',[1 1 1]);
rectangle('Position',[162.5 -375 12.5 12.5], 'FaceColor',[1 1 1]);
rectangle('Position',[175 -362.5 12.5 12.5], 'FaceColor',[0 0 0]);
rectangle('Position',[187.5 -362.5 12.5 12.5], 'FaceColor',[1 1 1]);
rectangle('Position',[175 -375 12.5 12.5], 'FaceColor',[1 1 1]);
rectangle('Position',[187.5 -375 12.5 12.5], 'FaceColor',[1 1 1]);
rectangle('Position',[150 -387.5 12.5 12.5], 'FaceColor',[1 1 1]);
rectangle('Position',[162.5 -387.5 12.5 12.5], 'FaceColor',[1 1 1]);
rectangle('Position',[150 -400 12.5 12.5], 'FaceColor',[0 0 0]);
rectangle('Position',[162.5 -400 12.5 12.5], 'FaceColor',[0 0 0]);
rectangle('Position',[175 -387.5 12.5 12.5], 'FaceColor',[1 1 1]);
rectangle('Position',[187.5 -387.5 12.5 12.5], 'FaceColor',[1 1 1]);
rectangle('Position',[175 -400 12.5 12.5], 'FaceColor',[0 0 0]);
rectangle('Position',[187.5 -400 12.5 12.5], 'FaceColor',[0 0 0]);
rectangle('Position',[225 -212.5 12.5 12.5], 'FaceColor',[0 0 0]);
rectangle('Position',[237.5 -212.5 12.5 12.5], 'FaceColor',[0 0 0]);
rectangle('Position',[225 -225 12.5 12.5], 'FaceColor',[0 0 0]);
rectangle('Position',[237.5 -225 12.5 12.5], 'FaceColor',[1 1 1]);
rectangle('Position',[225 -237.5 12.5 12.5], 'FaceColor',[0 0 0]);
rectangle('Position',[237.5 -237.5 12.5 12.5], 'FaceColor',[1 1 1]);
rectangle('Position',[225 -250 12.5 12.5], 'FaceColor',[0 0 0]);
rectangle('Position',[237.5 -250 12.5 12.5], 'FaceColor',[1 1 1]);
rectangle('Position',[250 -212.5 12.5 12.5], 'FaceColor',[0 0 0]);
rectangle('Position',[262.5 -212.5 12.5 12.5], 'FaceColor',[1 1 1]);
rectangle('Position',[250 -225 12.5 12.5], 'FaceColor',[1 1 1]);
rectangle('Position',[262.5 -225 12.5 12.5], 'FaceColor',[1 1 1]);
rectangle('Position',[200 -262.5 12.5 12.5], 'FaceColor',[0 0 0]);
rectangle('Position',[212.5 -262.5 12.5 12.5], 'FaceColor',[0 0 0]);
rectangle('Position',[200 -275 12.5 12.5], 'FaceColor',[1 1 1]);
rectangle('Position',[212.5 -275 12.5 12.5], 'FaceColor',[1 1 1]);
rectangle('Position',[225 -262.5 12.5 12.5], 'FaceColor',[0 0 0]);
rectangle('Position',[237.5 -262.5 12.5 12.5], 'FaceColor',[1 1 1]);
rectangle('Position',[225 -275 12.5 12.5], 'FaceColor',[1 1 1]);
rectangle('Position',[237.5 -275 12.5 12.5], 'FaceColor',[1 1 1]);
rectangle('Position',[350 -212.5 12.5 12.5], 'FaceColor',[1 1 1]);
rectangle('Position',[362.5 -212.5 12.5 12.5], 'FaceColor',[0 0 0]);
rectangle('Position',[350 -225 12.5 12.5], 'FaceColor',[1 1 1]);
rectangle('Position',[362.5 -225 12.5 12.5], 'FaceColor',[0 0 0]);
rectangle('Position',[375 -237.5 12.5 12.5], 'FaceColor',[1 1 1]);
rectangle('Position',[387.5 -237.5 12.5 12.5], 'FaceColor',[0 0 0]);
rectangle('Position',[375 -250 12.5 12.5], 'FaceColor',[1 1 1]);
rectangle('Position',[387.5 -250 12.5 12.5], 'FaceColor',[0 0 0]);
rectangle('Position',[375 -262.5 12.5 12.5], 'FaceColor',[1 1 1]);
rectangle('Position',[387.5 -262.5 12.5 12.5], 'FaceColor',[0 0 0]);
rectangle('Position',[375 -275 12.5 12.5], 'FaceColor',[1 1 1]);
rectangle('Position',[387.5 -275 12.5 12.5], 'FaceColor',[0 0 0]);
rectangle('Position',[200 -312.5 12.5 12.5], 'FaceColor',[0 0 0]);
rectangle('Position',[212.5 -312.5 12.5 12.5], 'FaceColor',[0 0 0]);
rectangle('Position',[200 -325 12.5 12.5], 'FaceColor',[1 1 1]);
rectangle('Position',[212.5 -325 12.5 12.5], 'FaceColor',[0 0 0]);
rectangle('Position',[200 -337.5 12.5 12.5], 'FaceColor',[1 1 1]);
rectangle('Position',[212.5 -337.5 12.5 12.5], 'FaceColor',[0 0 0]);
rectangle('Position',[200 -350 12.5 12.5], 'FaceColor',[1 1 1]);
rectangle('Position',[212.5 -350 12.5 12.5], 'FaceColor',[0 0 0]);
rectangle('Position',[250 -337.5 12.5 12.5], 'FaceColor',[1 1 1]);
rectangle('Position',[262.5 -337.5 12.5 12.5], 'FaceColor',[1 1 1]);
rectangle('Position',[250 -350 12.5 12.5], 'FaceColor',[0 0 0]);
rectangle('Position',[262.5 -350 12.5 12.5], 'FaceColor',[0 0 0]);
rectangle('Position',[275 -337.5 12.5 12.5], 'FaceColor',[1 1 1]);
rectangle('Position',[287.5 -337.5 12.5 12.5], 'FaceColor',[1 1 1]);
rectangle('Position',[275 -350 12.5 12.5], 'FaceColor',[0 0 0]);
rectangle('Position',[287.5 -350 12.5 12.5], 'FaceColor',[1 1 1]);
rectangle('Position',[200 -362.5 12.5 12.5], 'FaceColor',[1 1 1]);
rectangle('Position',[212.5 -362.5 12.5 12.5], 'FaceColor',[0 0 0]);
rectangle('Position',[200 -375 12.5 12.5], 'FaceColor',[1 1 1]);
rectangle('Position',[212.5 -375 12.5 12.5], 'FaceColor',[0 0 0]);
rectangle('Position',[200 -387.5 12.5 12.5], 'FaceColor',[1 1 1]);
rectangle('Position',[212.5 -387.5 12.5 12.5], 'FaceColor',[0 0 0]);
rectangle('Position',[200 -400 12.5 12.5], 'FaceColor',[0 0 0]);
rectangle('Position',[212.5 -400 12.5 12.5], 'FaceColor',[0 0 0]);
rectangle('Position',[250 -362.5 12.5 12.5], 'FaceColor',[0 0 0]);
rectangle('Position',[262.5 -362.5 12.5 12.5], 'FaceColor',[0 0 0]);
rectangle('Position',[250 -375 12.5 12.5], 'FaceColor',[1 1 1]);
rectangle('Position',[262.5 -375 12.5 12.5], 'FaceColor',[1 1 1]);
rectangle('Position',[275 -362.5 12.5 12.5], 'FaceColor',[0 0 0]);
rectangle('Position',[287.5 -362.5 12.5 12.5], 'FaceColor',[1 1 1]);
rectangle('Position',[275 -375 12.5 12.5], 'FaceColor',[1 1 1]);
rectangle('Position',[287.5 -375 12.5 12.5], 'FaceColor',[1 1 1]);
rectangle('Position',[250 -387.5 12.5 12.5], 'FaceColor',[1 1 1]);
rectangle('Position',[262.5 -387.5 12.5 12.5], 'FaceColor',[1 1 1]);
rectangle('Position',[250 -400 12.5 12.5], 'FaceColor',[0 0 0]);
rectangle('Position',[262.5 -400 12.5 12.5], 'FaceColor',[0 0 0]);
rectangle('Position',[275 -387.5 12.5 12.5], 'FaceColor',[1 1 1]);
rectangle('Position',[287.5 -387.5 12.5 12.5], 'FaceColor',[1 1 1]);
rectangle('Position',[275 -400 12.5 12.5], 'FaceColor',[0 0 0]);
rectangle('Position',[287.5 -400 12.5 12.5], 'FaceColor',[0 0 0]);
rectangle('Position',[300 -312.5 12.5 12.5], 'FaceColor',[0 0 0]);
rectangle('Position',[312.5 -312.5 12.5 12.5], 'FaceColor',[0 0 0]);
rectangle('Position',[300 -325 12.5 12.5], 'FaceColor',[1 1 1]);
rectangle('Position',[312.5 -325 12.5 12.5], 'FaceColor',[1 1 1]);
rectangle('Position',[350 -312.5 12.5 12.5], 'FaceColor',[0 0 0]);
rectangle('Position',[362.5 -312.5 12.5 12.5], 'FaceColor',[0 0 0]);
rectangle('Position',[350 -325 12.5 12.5], 'FaceColor',[1 1 1]);
rectangle('Position',[362.5 -325 12.5 12.5], 'FaceColor',[1 1 1]);
rectangle('Position',[375 -312.5 12.5 12.5], 'FaceColor',[0 0 0]);
rectangle('Position',[387.5 -312.5 12.5 12.5], 'FaceColor',[0 0 0]);
rectangle('Position',[375 -325 12.5 12.5], 'FaceColor',[1 1 1]);
rectangle('Position',[387.5 -325 12.5 12.5], 'FaceColor',[0 0 0]);
rectangle('Position',[375 -337.5 12.5 12.5], 'FaceColor',[1 1 1]);
rectangle('Position',[387.5 -337.5 12.5 12.5], 'FaceColor',[0 0 0]);
rectangle('Position',[375 -350 12.5 12.5], 'FaceColor',[1 1 1]);
rectangle('Position',[387.5 -350 12.5 12.5], 'FaceColor',[0 0 0]);
rectangle('Position',[325 -362.5 12.5 12.5], 'FaceColor',[0 0 0]);
rectangle('Position',[337.5 -362.5 12.5 12.5], 'FaceColor',[0 0 0]);
rectangle('Position',[325 -375 12.5 12.5], 'FaceColor',[1 1 1]);
rectangle('Position',[337.5 -375 12.5 12.5], 'FaceColor',[1 1 1]);
rectangle('Position',[300 -387.5 12.5 12.5], 'FaceColor',[1 1 1]);
rectangle('Position',[312.5 -387.5 12.5 12.5], 'FaceColor',[1 1 1]);
rectangle('Position',[300 -400 12.5 12.5], 'FaceColor',[0 0 0]);
rectangle('Position',[312.5 -400 12.5 12.5], 'FaceColor',[0 0 0]);
rectangle('Position',[325 -387.5 12.5 12.5], 'FaceColor',[1 1 1]);
rectangle('Position',[337.5 -387.5 12.5 12.5], 'FaceColor',[1 1 1]);
rectangle('Position',[325 -400 12.5 12.5], 'FaceColor',[0 0 0]);
rectangle('Position',[337.5 -400 12.5 12.5], 'FaceColor',[0 0 0]);
rectangle('Position',[375 -362.5 12.5 12.5], 'FaceColor',[1 1 1]);
rectangle('Position',[387.5 -362.5 12.5 12.5], 'FaceColor',[0 0 0]);
rectangle('Position',[375 -375 12.5 12.5], 'FaceColor',[1 1 1]);
rectangle('Position',[387.5 -375 12.5 12.5], 'FaceColor',[0 0 0]);
rectangle('Position',[350 -387.5 12.5 12.5], 'FaceColor',[1 1 1]);
rectangle('Position',[362.5 -387.5 12.5 12.5], 'FaceColor',[1 1 1]);
rectangle('Position',[350 -400 12.5 12.5], 'FaceColor',[0 0 0]);
rectangle('Position',[362.5 -400 12.5 12.5], 'FaceColor',[0 0 0]);
rectangle('Position',[375 -387.5 12.5 12.5], 'FaceColor',[1 1 1]);
rectangle('Position',[387.5 -387.5 12.5 12.5], 'FaceColor',[0 0 0]);
rectangle('Position',[375 -400 12.5 12.5], 'FaceColor',[0 0 0]);
rectangle('Position',[387.5 -400 12.5 12.5], 'FaceColor',[0 0 0]);
X=[373.333,362.5,362.5,343.75,331.25,318.75,306.25,306.25,318.75,331.25,343.75,343.75,343.75,331.25,312.5,287.5,262.5,243.75,231.25,218.75,206.25,187.5,162.5,187.5,162.5,137.5,112.5,87.5,62.5,68.75,68.75,68.75,68.75,62.5,37.5,26.6667];
Y=[-26.6667,-37.5,-62.5,-81.25,-81.25,-81.25,-93.75,-106.25,-118.75,-118.75,-131.25,-143.75,-156.25,-168.75,-187.5,-212.5,-237.5,-256.25,-268.75,-268.75,-268.75,-262.5,-262.5,-237.5,-212.5,-187.5,-162.5,-137.5,-112.5,-93.75,-81.25,-68.75,-56.25,-37.5,-37.5,-26.6667];
hold on;
plot(X,Y,'r');
plot(X,Y,'bo');
legend('1394.59','Location','southoutside');
